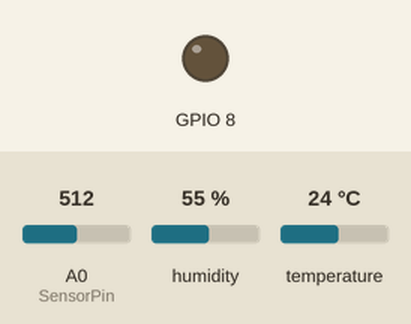
A sketch run on a simulated ESP8266 (NodeMCU). Parts: output pins drawn as LEDs (lit = HIGH). Inputs (shaded band) come from the test bench; at power-on: A0 (SensorPin) = 512, humidity 55 %, temperature 24 °C. What the sketch prints to the serial monitor is not drawn.

Above: at 2.7 s.
2.8 s: A0 (SensorPin) set to 589
4.8 s: A0 (SensorPin) set to 607
At 7.3 s:
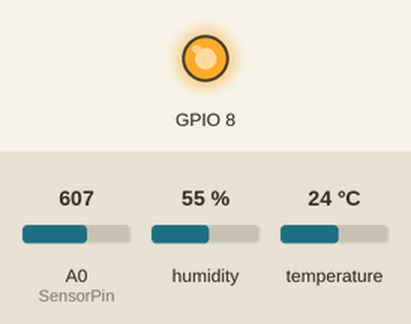
11.8 s: A0 (SensorPin) set to 590
At 13.2 s:
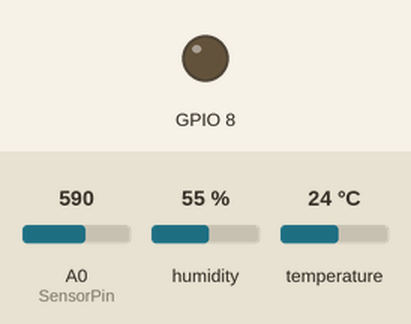
14.0 s: A0 (SensorPin) set to 610
At 15.9 s:
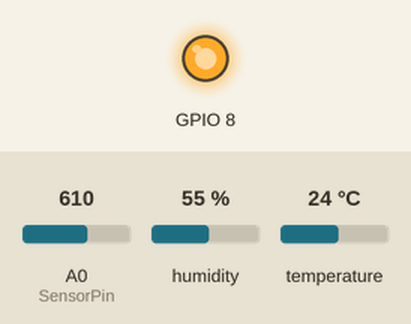
Timing chart, 0 to 17.2 s (numbered marks = the images above; inputs shaded):
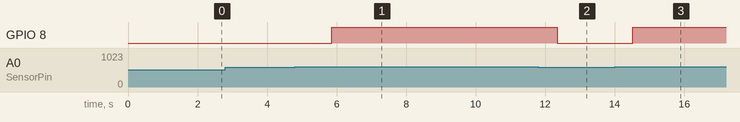

Measured:
- the behaviour switches between 600 and 601 on A0 (SensorPin) (found by bisection; images 0 and 1)
- after the input at 2.8 s, every drawn part: stays the same
- after the input at 4.8 s, GPIO 8: LOW → HIGH after 1.1 s
- after the input at 11.8 s, GPIO 8: HIGH → LOW after 0.55 s
- after the input at 14.0 s, GPIO 8: LOW → HIGH after 0.51 s

The sketch:

TELG1.ino
```cpp
#include<CTBot.h>
#include "DHT.h"
#define DHTPIN 2
int SensorPin=A0;
#define DHTTYPE DHT11
DHT dht(DHTPIN, DHTTYPE);
//variable bot telegram
CTBot myBot;
//konfigurasi wifi
String ssid = "";
String pass = "";
//variable token dan id telegram
String token = "1508550489:AAGc22EfTNe7sa0nC_dqHAdEpBJUSRKcYwg";
const int id = 1482187153;

void setup() {
  Serial.begin(9600);

  dht.begin();
  pinMode(8,OUTPUT);
  //koneksi ke wifi
  myBot.wifiConnect(ssid,pass);
  //set token telegram
  myBot.setTelegramToken(token);
  //cek koneksi wifi
  myBot.sendMessage(id,"===TABLE PERINTAH===");
  myBot.sendMessage(id,"ketik 'cek'");
  myBot.sendMessage(id,"ketik 'nyalakan'");
  myBot.sendMessage(id,"ketik 'matikan'");
  if(myBot.testConnection()){
    Serial.println("Connection Succesful");
  }
  else{
    Serial.println("Connection Failed");
  }

}

void loop() {
  // baca pesan masuk
  TBMessage msg;
  //sensor tanah
  int SensorValue = analogRead(SensorPin);
  float SensorVolts = analogRead(SensorPin)*0.0048828125;

  //read humidity
  float humidity = dht.readHumidity();

  //sensor DHT11
  // Read temperature as Celsius (the default)
  float temperature = dht.readTemperature();

  // Check if any reads failed and exit early (to try again).
  if (isnan(humidity) || isnan(temperature) ) {
    Serial.println(F("Failed to read from DHT sensor!"));
    return;
  }

  // Compute heat index in Celsius (isFahreheit = false)
  float hic = dht.computeHeatIndex(temperature, humidity, false);
  //panggil otomasi
   if(SensorValue <= 600){
    digitalWrite(8,LOW);

    Serial.println("OFF");

  }
  if(SensorValue > 600){
    digitalWrite(8,HIGH);

    Serial.println("ON ");

  }
  //bot kirim pesan
  String stringOne,stringOnee,stringTwo,stringTwoo,stringThree,stringThreee,stringFour,stringFourr,stringFive,stringSix,stringSixx;
  stringOne ="temperature : ";
  stringOnee=" °C";
  stringTwo= stringOne + temperature;
  stringTwoo = stringTwo + stringOnee;

  stringThree="humidity : ";
  stringThreee=" %";
  stringFour= stringThree + humidity;
  stringFourr = stringFour + stringThreee;

  stringFive ="heat index : ";
  stringSix= stringFive + hic;
  stringSixx = stringSix + stringThreee;
  if(myBot.getNewMessage(msg)){
    Serial.println("Incoming Message : "+msg.text);

    //tampung isi pesan
    String pesan = msg.text;
    if(pesan=="cek"){

      digitalWrite(LED_BUILTIN,HIGH);
      delay(100);
      digitalWrite(LED_BUILTIN,LOW);
          if(SensorValue <= 600){
            myBot.sendMessage(id,"Tanah Basah");
          }
          if(SensorValue > 600){
            myBot.sendMessage(id,"Tanah Kering");
          }
       myBot.sendMessage(id,stringTwoo);
       myBot.sendMessage(id,stringFourr);
       myBot.sendMessage(id,stringSixx);


    }
    else if(pesan=="nyalakan"){

      digitalWrite(LED_BUILTIN,HIGH);
      delay(100);
      digitalWrite(LED_BUILTIN,LOW);
      digitalWrite(8,HIGH);
      myBot.sendMessage(id,"Pompa menyala");

    }
    else if(pesan =="matikan"){
      digitalWrite(LED_BUILTIN,HIGH);
      delay(100);
      digitalWrite(LED_BUILTIN,LOW);
      digitalWrite(8,LOW);
      myBot.sendMessage(id,"Pompa dimatikan");
    }
  }
  Serial.print("Sensor value : " );
  Serial.println(SensorValue);
  Serial.print("Voltage value : ");
  Serial.println(SensorVolts);

  Serial.print(F("Humidity: "));
  Serial.print(humidity);
  Serial.println("%");

  Serial.print(F("Temperature: "));
  Serial.print(temperature);
  Serial.print(F("°C "));

  Serial.print(F("Heat index: "));
  Serial.print(hic);
  Serial.print(F("°C "));
  delay(2000);


}
```
